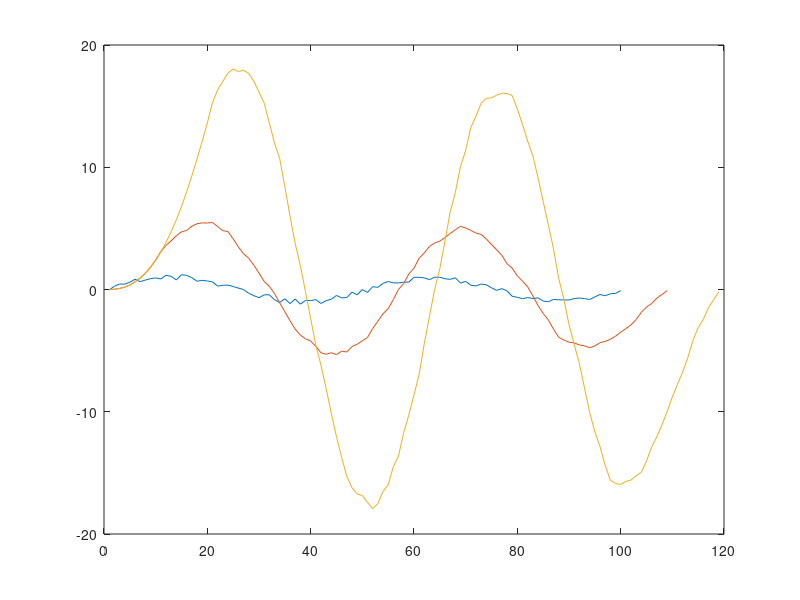

This chart was generated by the following MATLAB code:
clear all;
R = 100;
f = 0.02;
m = 0:R-1;
s = sin(2*pi*f*m); % sinyal aslinya
d = 0.5*(rand(1,R) - 0.5);
x = s + d;
h1 = [0.1 0.2 0.3 0.4 0.5 0.6 0.7 0.8 0.9 1]; %deret 1
h2 = [0.1 0.2 0.3 0.4 0.5 0.6 0.7 0.8 0.9 1 1.1 1.2 1.3 1.4 1.5 1.6 1.7 1.8 1.9 2];%deret 2
y = conv(x,h1);
z = conv(x,h2);
plot(x);
hold on;
plot(y);
hold on;
plot(z);
